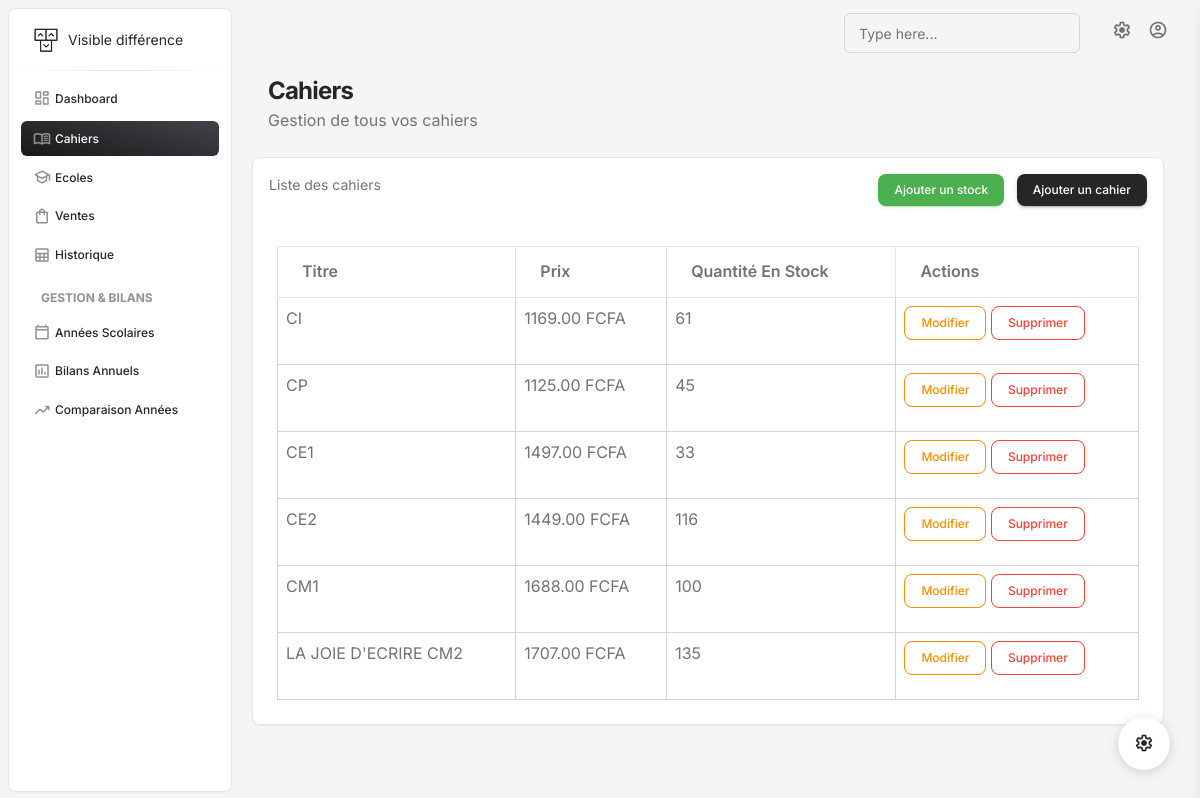
/cahiers, run on an earlier commit of the app's database.
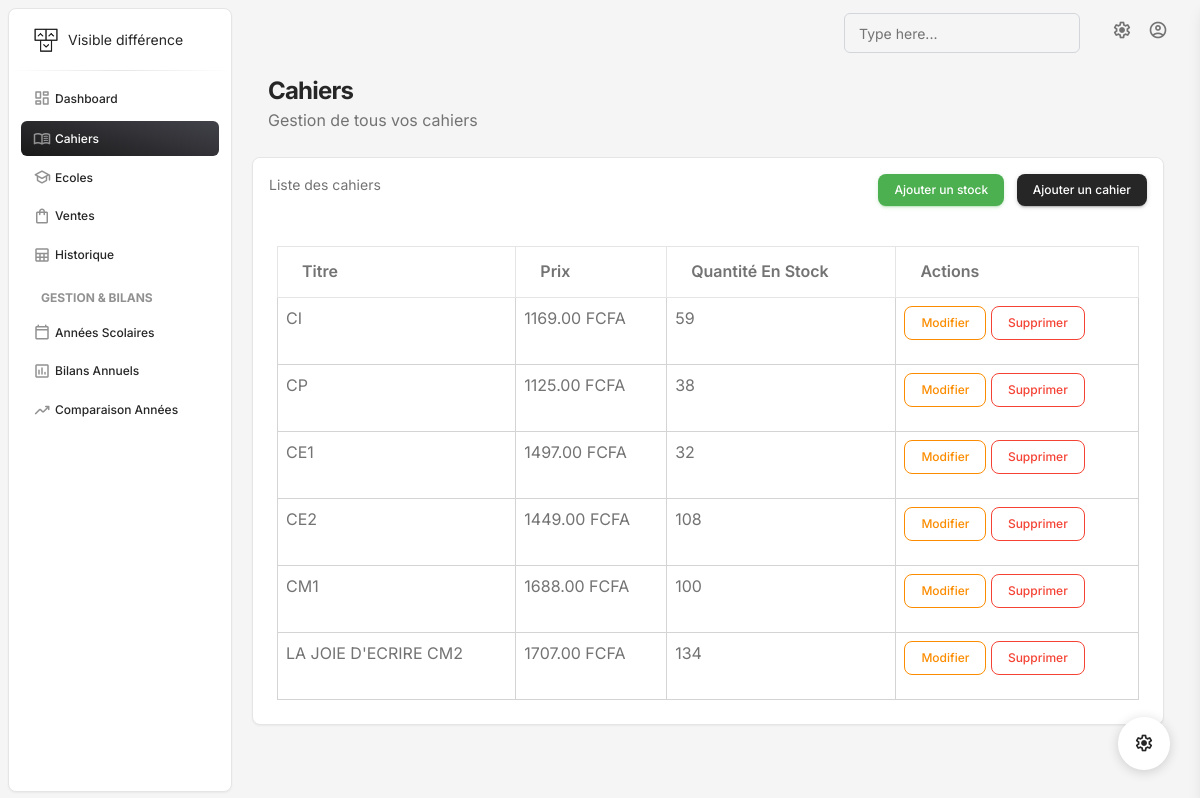
And on a later commit of the database.
### gestion/models.py (models this page shows, shortened)
class Cahiers(models.Model):
    id = models.UUIDField(primary_key=True, default=uuid.uuid4, editable=False)
    titre = models.TextField()
    prix = models.DecimalField(max_digits=10, decimal_places=2)
    quantite_stock = models.IntegerField()
    created_at = models.DateTimeField(auto_now_add=True)
    updated_at = models.DateTimeField(auto_now=True)

### gestion/Views/book.py (the view)
# urls.py: path('cahiers', allcahiers, name='cahiers'),
def allcahiers(request):
    cahiers = Cahiers.objects.all()
    return render(request, 'cahiers.html', {'cahiers': cahiers})

### gestion/templates/cahiers.html (shortened to what this page needs)
{% extends "base.html" %}
{% block content %}
{% load static %}
<div class="container-fluid py-2">
  <div class="row">
    <div class="ms-3">
      <h3 class="mb-0 h4 font-weight-bolder">Cahiers</h3>
      <p class="mb-4">Gestion de tous vos cahiers</p>
    </div>
    <div class="row mb-4">
      <div class="col-lg-12 col-md-6 mb-md-0 mb-4">
        <div class="card">
          <div class="card-header pb-0">
            <div class="row">
              <div class="col-lg-6 col-7">
                <p class="text-sm mb-0"><span>Liste des cahiers</span></p>
              </div>
              <div class="col-lg-6 col-5 text-end">
                <button
                  class="btn btn-sm btn-success me-2"
                  data-bs-toggle="modal"
                  data-bs-target="#ajouterStockModal"
                >
                  Ajouter un stock
                </button>
                <button
                  class="btn btn-sm btn-dark"
                  data-bs-toggle="modal"
                  data-bs-target="#addCahierModal"
                >
                  Ajouter un cahier
                </button>
              </div>
            </div>
          </div>
          <div class="card-body p-4 pb-2">
            <div class="table-responsive">
              <table class="table table-bordered">
                <thead>
                  <tr>
                    <th scope="col">Titre</th>
                    <th scope="col">Prix</th>
                    <th scope="col">Quantité en stock</th>
                    <th scope="col">Actions</th>
                  </tr>
                </thead>
                <tbody>
                  {% for cahier in cahiers %}
                  <tr>
                    <td class="border">{{ cahier.titre }}</td>
                    <td class="border">{{ cahier.prix }} FCFA</td>
                    <td class="border">{{ cahier.quantite_stock }}</td>
                    <td class="border">
                      <a
                        href="#"
                        class="btn btn-sm btn-outline-warning"
                        data-bs-toggle="modal"
                        data-bs-target="#addCahierModal"
                        data-id="{{ cahier.id }}"
                        data-titre="{{ cahier.titre }}"
                        data-prix="{{ cahier.prix }}"
                        data-quantite="{{ cahier.quantite_stock }}"
                        title="Modifier"
                      >Modifier
                      </a>
                      <a
                        href="{% url 'supprimer_cahier' cahier.id %}"
                        class="btn btn-sm btn-outline-danger"
                        title="Supprimer"
                        onclick="return confirm('Êtes-vous sûr de vouloir supprimer ce cahier ?')"
                      >Supprimer
                      </a>
                    </td>
                  </tr>
                  {% empty %}
                  <tr>
                    <td colspan="4" class="text-center">
                      Aucun cahier disponible.
                    </td>
                  </tr>
                  {% endfor %}
                </tbody>
              </table>
            </div>
          </div>
        </div>
      </div>
    </div>
  </div>
</div>
{% endblock %}

What changed in the data, as far as the page shows it:
changed Cahiers "CI": quantite_stock "61" → "59"
changed Cahiers "CP": quantite_stock "45" → "38"
changed Cahiers "CE1": quantite_stock "33" → "32"
changed Cahiers "CE2": quantite_stock "116" → "108"
changed Cahiers "LA JOIE D'ECRIRE CM2": quantite_stock "135" → "134"
